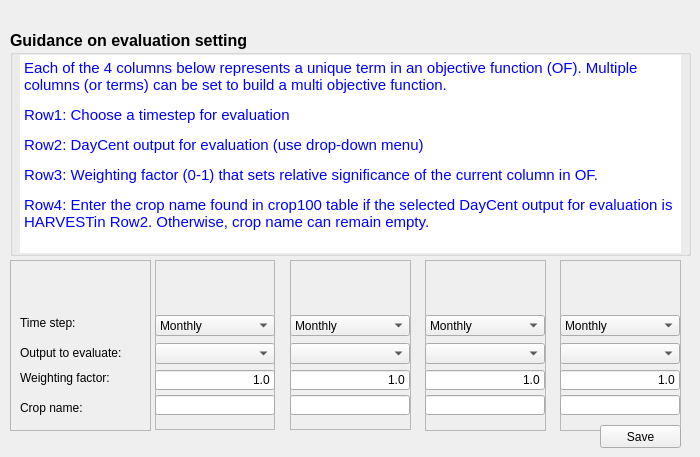
    <widget class="QWidget" name="setting">
     <attribute name="title">
      <string>Outputs</string>
     </attribute>
     <widget class="QFrame" name="frame_2">
      <property name="geometry">
       <rect>
        <x>155</x>
        <y>260</y>
        <width>120</width>
        <height>170</height>
       </rect>
      </property>
      <property name="frameShape">
       <enum>QFrame::StyledPanel</enum>
      </property>
      <property name="frameShadow">
       <enum>QFrame::Raised</enum>
      </property>
      <widget class="QLineEdit" name="txt_weight_1">
       <property name="geometry">
        <rect>
         <x>0</x>
         <y>110</y>
         <width>120</width>
         <height>20</height>
        </rect>
       </property>
       <property name="inputMethodHints">
        <set>Qt::ImhPreferNumbers</set>
       </property>
       <property name="text">
        <string>1.0</string>
       </property>
       <property name="alignment">
        <set>Qt::AlignRight|Qt::AlignTrailing|Qt::AlignVCenter</set>
       </property>
      </widget>
      <widget class="QComboBox" name="txt_DayCent_out_1">
       <property name="geometry">
        <rect>
         <x>0</x>
         <y>83</y>
         <width>120</width>
         <height>21</height>
        </rect>
       </property>
       <item>
        <property name="text">
         <string/>
        </property>
       </item>
       <item>
        <property name="text">
         <string>LIS-SOMSC</string>
        </property>
       </item>
       <item>
        <property name="text">
         <string>LIS-SOMTC</string>
        </property>
       </item>
       <item>
        <property name="text">
         <string>YLY-N2O</string>
        </property>
       </item>
       <item>
        <property name="text">
         <string>YLY-CH4</string>
        </property>
       </item>
       <item>
        <property name="text">
         <string>HARVEST</string>
        </property>
       </item>
       <item>
        <property name="text">
         <string>DLY-N2O</string>
        </property>
       </item>
       <item>
        <property name="text">
         <string>DLY-CH4</string>
        </property>
       </item>
      </widget>
      <widget class="QLineEdit" name="txt_crop_1">
       <property name="enabled">
        <bool>true</bool>
       </property>
       <property name="geometry">
        <rect>
         <x>0</x>
         <y>135</y>
         <width>120</width>
         <height>20</height>
        </rect>
       </property>
       <property name="inputMethodHints">
        <set>Qt::ImhPreferNumbers</set>
       </property>
       <property name="text">
        <string/>
       </property>
       <property name="alignment">
        <set>Qt::AlignRight|Qt::AlignTrailing|Qt::AlignVCenter</set>
       </property>
      </widget>
      <widget class="QComboBox" name="txt_dt_1">
       <property name="geometry">
        <rect>
         <x>0</x>
         <y>55</y>
         <width>120</width>
         <height>21</height>
        </rect>
       </property>
       <item>
        <property name="text">
         <string>Monthly</string>
        </property>
       </item>
       <item>
        <property name="text">
         <string>Daily</string>
        </property>
       </item>
       <item>
        <property name="text">
         <string>Yearly</string>
        </property>
       </item>
       <item>
        <property name="text">
         <string>Avg. Annual</string>
        </property>
       </item>
      </widget>
     </widget>
     <widget class="QFrame" name="frame_3">
      <property name="geometry">
       <rect>
        <x>10</x>
        <y>260</y>
        <width>141</width>
        <height>171</height>
       </rect>
      </property>
      <property name="frameShape">
       <enum>QFrame::StyledPanel</enum>
      </property>
      <property name="frameShadow">
       <enum>QFrame::Raised</enum>
      </property>
      <widget class="QLabel" name="label_16">
       <property name="geometry">
        <rect>
         <x>10</x>
         <y>85</y>
         <width>126</width>
         <height>16</height>
        </rect>
       </property>
       <property name="text">
        <string>Output to evaluate:</string>
       </property>
      </widget>
      <widget class="QLabel" name="label_17">
       <property name="geometry">
        <rect>
         <x>10</x>
         <y>55</y>
         <width>116</width>
         <height>16</height>
        </rect>
       </property>
       <property name="sizePolicy">
        <sizepolicy hsizetype="Preferred" vsizetype="Expanding">
         <horstretch>0</horstretch>
         <verstretch>0</verstretch>
        </sizepolicy>
       </property>
       <property name="text">
        <string>Time step:</string>
       </property>
       <property name="wordWrap">
        <bool>true</bool>
       </property>
      </widget>
      <widget class="QLabel" name="label_18">
       <property name="geometry">
        <rect>
         <x>10</x>
         <y>140</y>
         <width>111</width>
         <height>16</height>
        </rect>
       </property>
       <property name="text">
        <string>Crop name:</string>
       </property>
      </widget>
      <widget class="QLabel" name="label_19">
       <property name="geometry">
        <rect>
         <x>10</x>
         <y>110</y>
         <width>111</width>
         <height>16</height>
        </rect>
       </property>
       <property name="text">
        <string>Weighting factor:</string>
       </property>
      </widget>
     </widget>
     <widget class="QFrame" name="frame_4">
      <property name="geometry">
       <rect>
        <x>290</x>
        <y>260</y>
        <width>121</width>
        <height>170</height>
       </rect>
      </property>
      <property name="frameShape">
       <enum>QFrame::StyledPanel</enum>
      </property>
      <property name="frameShadow">
       <enum>QFrame::Raised</enum>
      </property>
      <widget class="QLineEdit" name="txt_weight_2">
       <property name="geometry">
        <rect>
         <x>0</x>
         <y>110</y>
         <width>120</width>
         <height>20</height>
        </rect>
       </property>
       <property name="inputMethodHints">
        <set>Qt::ImhPreferNumbers</set>
       </property>
       <property name="text">
        <string>1.0</string>
       </property>
       <property name="alignment">
        <set>Qt::AlignRight|Qt::AlignTrailing|Qt::AlignVCenter</set>
       </property>
      </widget>
      <widget class="QLineEdit" name="txt_crop_2">
       <property name="geometry">
        <rect>
         <x>0</x>
         <y>135</y>
         <width>120</width>
         <height>20</height>
        </rect>
       </property>
       <property name="inputMethodHints">
        <set>Qt::ImhPreferNumbers</set>
       </property>
       <property name="text">
        <string/>
       </property>
       <property name="alignment">
        <set>Qt::AlignRight|Qt::AlignTrailing|Qt::AlignVCenter</set>
       </property>
      </widget>
      <widget class="QComboBox" name="txt_dt_2">
       <property name="geometry">
        <rect>
         <x>0</x>
         <y>55</y>
         <width>120</width>
         <height>21</height>
        </rect>
       </property>
       <item>
        <property name="text">
         <string>Monthly</string>
        </property>
       </item>
       <item>
        <property name="text">
         <string>Daily</string>
        </property>
       </item>
       <item>
        <property name="text">
         <string>Yearly</string>
        </property>
       </item>
       <item>
        <property name="text">
         <string>Avg. Annual</string>
        </property>
       </item>
      </widget>
      <widget class="QComboBox" name="txt_DayCent_out_2">
       <property name="geometry">
        <rect>
         <x>0</x>
         <y>83</y>
         <width>120</width>
         <height>21</height>
        </rect>
       </property>
       <item>
        <property name="text">
         <string/>
        </property>
       </item>
       <item>
        <property name="text">
         <string>LIS-SOMSC</string>
        </property>
       </item>
       <item>
        <property name="text">
         <string>LIS-SOMTC</string>
        </property>
       </item>
       <item>
        <property name="text">
         <string>YLY-N2O</string>
        </property>
       </item>
       <item>
        <property name="text">
         <string>YLY-CH4</string>
        </property>
       </item>
       <item>
        <property name="text">
         <string>HARVEST</string>
        </property>
       </item>
       <item>
        <property name="text">
         <string>DLY-N2O</string>
        </property>
       </item>
       <item>
        <property name="text">
         <string>DLY-CH4</string>
        </property>
       </item>
      </widget>
     </widget>
     <widget class="QFrame" name="frame_5">
      <property name="geometry">
       <rect>
        <x>425</x>
        <y>260</y>
        <width>121</width>
        <height>171</height>
       </rect>
      </property>
      <property name="frameShape">
       <enum>QFrame::StyledPanel</enum>
      </property>
      <property name="frameShadow">
       <enum>QFrame::Raised</enum>
      </property>
      <widget class="QLineEdit" name="txt_weight_3">
       <property name="geometry">
        <rect>
         <x>0</x>
         <y>110</y>
         <width>120</width>
         <height>20</height>
        </rect>
       </property>
       <property name="inputMethodHints">
        <set>Qt::ImhPreferNumbers</set>
       </property>
       <property name="text">
        <string>1.0</string>
       </property>
       <property name="alignment">
        <set>Qt::AlignRight|Qt::AlignTrailing|Qt::AlignVCenter</set>
       </property>
      </widget>
      <widget class="QLineEdit" name="txt_crop_3">
       <property name="geometry">
        <rect>
         <x>0</x>
         <y>135</y>
         <width>120</width>
         <height>20</height>
        </rect>
       </property>
       <property name="inputMethodHints">
        <set>Qt::ImhPreferNumbers</set>
       </property>
       <property name="text">
        <string/>
       </property>
       <property name="alignment">
        <set>Qt::AlignRight|Qt::AlignTrailing|Qt::AlignVCenter</set>
       </property>
      </widget>
      <widget class="QComboBox" name="txt_dt_3">
       <property name="geometry">
        <rect>
         <x>0</x>
         <y>55</y>
         <width>120</width>
         <height>21</height>
        </rect>
       </property>
       <item>
        <property name="text">
         <string>Monthly</string>
        </property>
       </item>
       <item>
        <property name="text">
         <string>Daily</string>
        </property>
       </item>
       <item>
        <property name="text">
         <string>Yearly</string>
        </property>
       </item>
       <item>
        <property name="text">
         <string>Avg. Annual</string>
        </property>
       </item>
      </widget>
      <widget class="QComboBox" name="txt_DayCent_out_3">
       <property name="geometry">
        <rect>
         <x>0</x>
         <y>83</y>
         <width>120</width>
         <height>21</height>
        </rect>
       </property>
       <item>
        <property name="text">
         <string/>
        </property>
       </item>
       <item>
        <property name="text">
         <string>LIS-SOMSC</string>
        </property>
       </item>
       <item>
        <property name="text">
         <string>LIS-SOMTC</string>
        </property>
       </item>
       <item>
        <property name="text">
         <string>YLY-N2O</string>
        </property>
       </item>
       <item>
        <property name="text">
         <string>YLY-CH4</string>
        </property>
       </item>
       <item>
        <property name="text">
         <string>HARVEST</string>
        </property>
       </item>
       <item>
        <property name="text">
         <string>DLY-N2O</string>
        </property>
       </item>
       <item>
        <property name="text">
         <string>DLY-CH4</string>
        </property>
       </item>
      </widget>
     </widget>
     <widget class="QFrame" name="frame_6">
      <property name="geometry">
       <rect>
        <x>560</x>
        <y>260</y>
        <width>121</width>
        <height>171</height>
       </rect>
      </property>
      <property name="frameShape">
       <enum>QFrame::StyledPanel</enum>
      </property>
      <property name="frameShadow">
       <enum>QFrame::Raised</enum>
      </property>
      <widget class="QLineEdit" name="txt_weight_4">
       <property name="geometry">
        <rect>
         <x>0</x>
         <y>110</y>
         <width>120</width>
         <height>20</height>
        </rect>
       </property>
       <property name="inputMethodHints">
        <set>Qt::ImhPreferNumbers</set>
       </property>
       <property name="text">
        <string>1.0</string>
       </property>
       <property name="alignment">
        <set>Qt::AlignRight|Qt::AlignTrailing|Qt::AlignVCenter</set>
       </property>
      </widget>
      <widget class="QLineEdit" name="txt_crop_4">
       <property name="geometry">
        <rect>
         <x>0</x>
         <y>135</y>
         <width>120</width>
         <height>20</height>
        </rect>
       </property>
       <property name="inputMethodHints">
        <set>Qt::ImhPreferNumbers</set>
       </property>
       <property name="text">
        <string/>
       </property>
       <property name="alignment">
        <set>Qt::AlignRight|Qt::AlignTrailing|Qt::AlignVCenter</set>
       </property>
      </widget>
      <widget class="QComboBox" name="txt_dt_4">
       <property name="geometry">
        <rect>
         <x>0</x>
         <y>55</y>
         <width>120</width>
         <height>21</height>
        </rect>
       </property>
       <item>
        <property name="text">
         <string>Monthly</string>
        </property>
       </item>
       <item>
        <property name="text">
         <string>Daily</string>
        </property>
       </item>
       <item>
        <property name="text">
         <string>Yearly</string>
        </property>
       </item>
       <item>
        <property name="text">
         <string>Avg. Annual</string>
        </property>
       </item>
      </widget>
      <widget class="QComboBox" name="txt_DayCent_out_4">
       <property name="geometry">
        <rect>
         <x>0</x>
         <y>83</y>
         <width>120</width>
         <height>21</height>
        </rect>
       </property>
       <item>
        <property name="text">
         <string/>
        </property>
       </item>
       <item>
        <property name="text">
         <string>LIS-SOMSC</string>
        </property>
       </item>
       <item>
        <property name="text">
         <string>LIS-SOMTC</string>
        </property>
       </item>
       <item>
        <property name="text">
         <string>YLY-N2O</string>
        </property>
       </item>
       <item>
        <property name="text">
         <string>YLY-CH4</string>
        </property>
       </item>
       <item>
        <property name="text">
         <string>HARVEST</string>
        </property>
       </item>
       <item>
        <property name="text">
         <string>DLY-N2O</string>
        </property>
       </item>
       <item>
        <property name="text">
         <string>DLY-CH4</string>
        </property>
       </item>
      </widget>
     </widget>
     <widget class="QGroupBox" name="groupBox_4">
      <property name="geometry">
       <rect>
        <x>10</x>
        <y>30</y>
        <width>681</width>
        <height>226</height>
       </rect>
      </property>
      <property name="font">
       <font>
        <pointsize>12</pointsize>
        <weight>75</weight>
        <bold>true</bold>
       </font>
      </property>
      <property name="title">
       <string>Guidance on evaluation setting</string>
      </property>
      <widget class="QTextEdit" name="textEdit">
       <property name="geometry">
        <rect>
         <x>10</x>
         <y>25</y>
         <width>661</width>
         <height>198</height>
        </rect>
       </property>
       <property name="frameShape">
        <enum>QFrame::NoFrame</enum>
       </property>
       <property name="readOnly">
        <bool>true</bool>
       </property>
       <property name="html">
        <string>&lt;!DOCTYPE HTML PUBLIC &quot;-//W3C//DTD HTML 4.0//EN&quot; &quot;http://www.w3.org/TR/REC-html40/strict.dtd&quot;&gt;
&lt;html&gt;&lt;head&gt;&lt;meta name=&quot;qrichtext&quot; content=&quot;1&quot; /&gt;&lt;style type=&quot;text/css&quot;&gt;
p, li { white-space: pre-wrap; }
&lt;/style&gt;&lt;/head&gt;&lt;body style=&quot; font-family:'MS Shell Dlg 2'; font-size:12pt; font-weight:600; font-style:normal;&quot;&gt;
&lt;p style=&quot; margin-top:12px; margin-bottom:12px; margin-left:0px; margin-right:0px; -qt-block-indent:0; text-indent:0px;&quot;&gt;&lt;span style=&quot; font-size:11pt; font-weight:400; color:#0000ff;&quot;&gt;Each of the 4 columns below represents a unique term in an objective function (OF). Multiple columns (or terms) can be set to build a multi objective function. &lt;/span&gt;&lt;/p&gt;
&lt;p style=&quot; margin-top:12px; margin-bottom:12px; margin-left:0px; margin-right:0px; -qt-block-indent:0; text-indent:0px;&quot;&gt;&lt;span style=&quot; font-size:11pt; font-weight:400; color:#0000ff;&quot;&gt;Row1: Choose a timestep for evaluation&lt;/span&gt;&lt;/p&gt;
&lt;p style=&quot; margin-top:12px; margin-bottom:12px; margin-left:0px; margin-right:0px; -qt-block-indent:0; text-indent:0px;&quot;&gt;&lt;span style=&quot; font-size:11pt; font-weight:400; color:#0000ff;&quot;&gt;Row2: DayCent output for evaluation (use drop-down menu)&lt;/span&gt;&lt;/p&gt;
&lt;p style=&quot; margin-top:12px; margin-bottom:12px; margin-left:0px; margin-right:0px; -qt-block-indent:0; text-indent:0px;&quot;&gt;&lt;span style=&quot; font-size:11pt; font-weight:400; color:#0000ff;&quot;&gt;Row3: Weighting factor (0-1) that sets relative significance of the current column in OF.&lt;/span&gt;&lt;/p&gt;
&lt;p style=&quot; margin-top:12px; margin-bottom:12px; margin-left:0px; margin-right:0px; -qt-block-indent:0; text-indent:0px;&quot;&gt;&lt;span style=&quot; font-size:11pt; font-weight:400; color:#0000ff;&quot;&gt;Row4: Enter the crop name found in crop100 table if the selected DayCent output for evaluation is HARVESTin Row2. Otherwise, crop name can remain empty.&lt;/span&gt;&lt;/p&gt;&lt;/body&gt;&lt;/html&gt;</string>
       </property>
      </widget>
     </widget>
     <widget class="QPushButton" name="btn_cute_setting_save">
      <property name="geometry">
       <rect>
        <x>600</x>
        <y>425</y>
        <width>81</width>
        <height>23</height>
       </rect>
      </property>
      <property name="text">
       <string>Save</string>
      </property>
     </widget>
     <zorder>groupBox_4</zorder>
     <zorder>frame_2</zorder>
     <zorder>frame_3</zorder>
     <zorder>frame_4</zorder>
     <zorder>frame_5</zorder>
     <zorder>frame_6</zorder>
     <zorder>btn_cute_setting_save</zorder>
    </widget>
